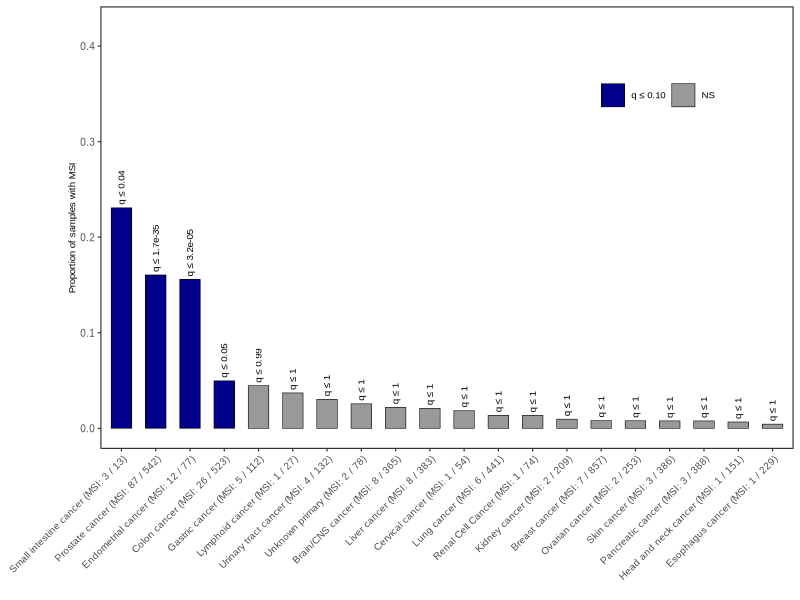

This figure's R source:
library(data.table)
library(tidyverse)
library(scales)
setwd("/Volumes/Macintosh HD/Users/au460892/Desktop/R-projects/MSI_MMR/Github/Microsattelite_instability_2021")

#Load MSI status from the supplementary table, sheet 3
d = readxl::read_excel("Data/Supplementary tables.xlsx", sheet = 3)
colnames(d) = c("Donor_ID", "Sample_ID", "cancertype", "msiStatus", "S.ind")

#Calculate the proportion of MSI in each cancertype and use a binomial test to compare to the global proportion (183/6098)
d2 = d%>%
  group_by(cancertype)%>%
  mutate(
    n_ct = n_distinct(Sample_ID),
    n = sum(msiStatus == "MSI")
  )%>%
  ungroup()%>%
  distinct(cancertype, n_ct, n)%>%
  mutate(prop = n/n_ct)%>%
  distinct(cancertype, .keep_all = T)%>%
  rowwise()%>%
  mutate(
    p_val = binom.test(x = n, n = n_ct, p = 183/6098, alternative = "greater")$p.value,
  )

d3 = filter(d2, n >0)
d3$q_val = p.adjust(d3$p_val, method = "fdr")

d3 = mutate(d3, 
            sign = ifelse(q_val < 0.10, "q \U2264 0.10", "NS"),
            prop = n/n_ct
)

gA = ggplot(d3, aes(x = reorder(paste(cancertype," (MSI: ", n, " / ", n_ct, ")", sep =""), -prop), y = prop))+
  geom_histogram(stat = "identity",aes(fill = sign), color = "black", width = 0.6, show.legend = T, size = 0.2)+
  scale_fill_manual(values = c("darkblue", "grey60"),
                    breaks = c("q \U2264 0.10", "NS"))+
  geom_text(data = filter(d3, q_val < 0.01), aes(label = scales::scientific(q_val, digits = 2,prefix = " q \U2264 ")),
            vjust = 0.5, hjust = 0, angle = 90, nudge_y = 0, size = 2.5, family = "Arial")+
  geom_text(data = filter(d3, q_val > 0.01), aes(label = paste(" q \U2264 ", round(q_val, 2), sep = "")),
            vjust = 0.5, hjust = 0, angle = 90, nudge_y = 0, size = 2.5, family = "Arial")+
  theme_bw(base_size = 9, base_family = "Arial") +
  theme(panel.grid = element_blank(),
        axis.text.x = element_text(angle = 45, hjust = 1, vjust = 1),
        axis.title = element_text(size = 7),
        legend.title = element_text(size = 7),
        legend.text = element_text(size = 7),
        legend.position = c(0.8, 0.8),
        legend.direction = "horizontal",
        plot.margin = margin(5,5,5,50),
        axis.line = element_line(color = NA))+
  xlab("")+
  ylab("Proportion of samples with MSI")+
  scale_y_continuous(limits =c(0,0.42))+
  guides(fill = guide_legend(title = ""))
gA
